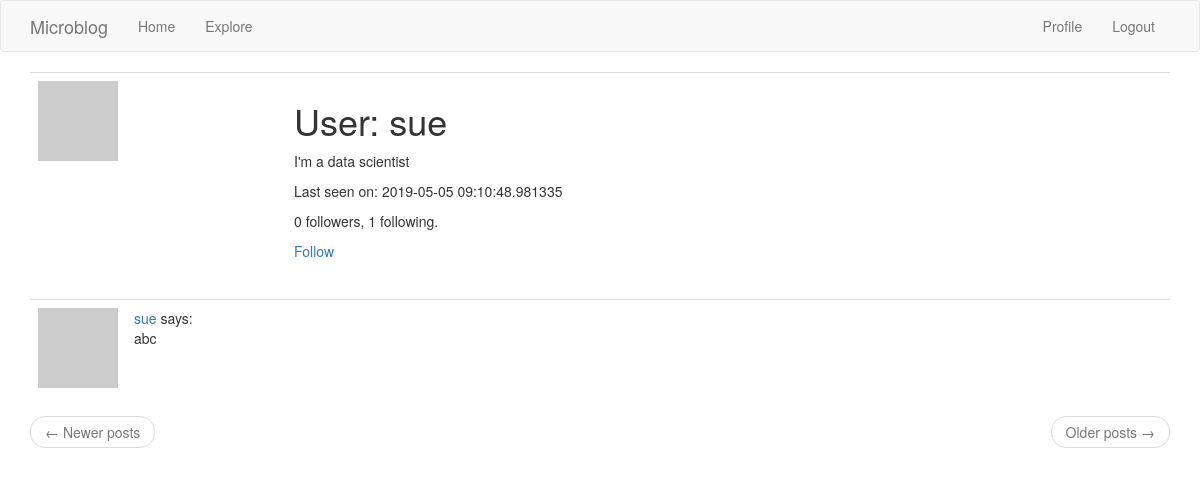
Before: /user/sue (signed in) with the older database file.
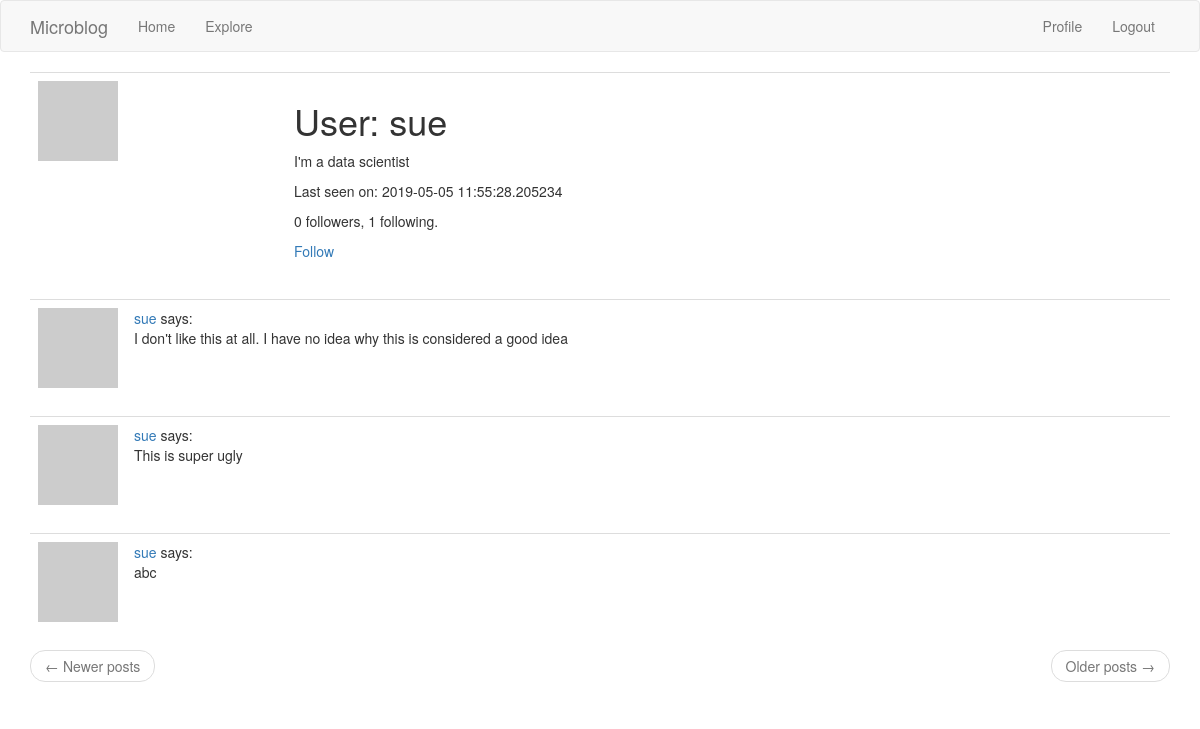
After: the same page with the newer database file.
### app/models.py (models this page shows, shortened)
class User(UserMixin, db.Model):
    id = db.Column(db.Integer, primary_key=True)
    username = db.Column(db.String(64), index=True, unique=True)
    email = db.Column(db.String(120), index=True, unique=True)
    password_hash = db.Column(db.String(128))
    posts = db.relationship('Post', backref='author', lazy='dynamic')
    about_me = db.Column(db.String(140))
    last_seen = db.Column(db.DateTime, default=datetime.utcnow)
    followed = db.relationship(
        'User', secondary=followers,
        primaryjoin=(followers.c.follower_id == id),
        secondaryjoin=(followers.c.followed_id == id),
        backref=db.backref('followers', lazy='dynamic'), lazy='dynamic')
    def avatar(self, size):
        digest = md5(self.email.lower().encode('utf-8')).hexdigest()
        return 'https://www.gravatar.com/avatar/{}?d=identicon&s={}'.format(
            digest, size
        )
    def is_following(self, user):
        return self.followed.filter(
            followers.c.followed_id == user.id).count() > 0

class Post(db.Model):
    id = db.Column(db.Integer, primary_key=True)
    body = db.Column(db.String(140))
    timestamp = db.Column(db.DateTime, index=True, default=datetime.utcnow)
    user_id = db.Column(db.Integer, db.ForeignKey('user.id'))

### app/routes.py (the view)
@app.route('/user/<username>')
@login_required
def user(username):
    user = User.query.filter_by(username=username).first_or_404()
    page = request.args.get('page', 1, type=int)
    posts = user.posts.order_by(Post.timestamp.desc()).paginate(
        page, app.config['POSTS_PER_PAGE'], False)
    next_url = url_for('user', username=user.username, page=posts.next_num) \
        if posts.has_next else None
    prev_url = url_for('user', username=user.username, page=posts.prev_num) \
        if posts.has_prev else None
    return render_template('user.html', user=user, posts=posts.items,
        next_url=next_url, prev_url=prev_url)

### app/models.py (called while the page is built)
@login.user_loader
def load_user(id):
    return User.query.get(int(id))

### app/routes.py (called while the page is built)
@app.before_request
def before_request():
    if current_user.is_authenticated:
        current_user.last_seen = datetime.utcnow()
        db.session.commit()

### app/templates/user.html
{% extends "base.html" %}
{% block app_content %}
    <table class="table table-hover">
        <tr>
            <td width="256px"><img src="{{ user.avatar(256) }}"></td>
            <td>
                <h1>User: {{ user.username }}</h1>
                {% if user.about_me %}<p>{{ user.about_me }}</p>{% endif %}
                {% if user.last_seen %}<p>Last seen on: {{ user.last_seen }}</p>{% endif %}
                <p>{{ user.followers.count() }} followers, {{ user.followed.count() }} following.</p>
                {% if user == current_user %}
                <p><a href="{{ url_for('edit_profile') }}">Edit your profile</a></p>
                {% elif not current_user.is_following(user) %}
                <p><a href="{{ url_for('follow', username=user.username) }}">Follow</a></p>
                {% else %}
                <p><a href="{{ url_for('unfollow', username=user.username) }}">Unfollow</a></p>
                {% endif %}
            </td>
        </tr>
    </table>
    {% for post in posts %}
        {% include '_post.html' %}
    {% endfor %}
    <nav aria-label="...">
        <ul class="pager">
            <li class="previous{% if not prev_url %} disabled{% endif %}">
                <a href="{{ prev_url or '#' }}">
                    <span aria-hidden="true">&larr;</span> Newer posts
                </a>
            </li>
            <li class="next{% if not next_url %} disabled{% endif %}">
                <a href="{{ next_url or '#' }}">
                    Older posts <span aria-hidden="true">&rarr;</span>
                </a>
            </li>
        </ul>
    </nav>
{% endblock %}

### app/templates/_post.html
<table class="table table-hover">
    <tr>
        <td width="70px">
            <a href="{{ url_for('user', username=post.author.username) }}">
                <img src="{{ post.author.avatar(36) }}" />
            </a>
        </td>
        <td>
            <a href="{{ url_for('user', username=post.author.username) }}">
                {{ post.author.username }}
            </a>
             says:
             <br>
             {{ post.body }}
        </td>
    </tr>
</table>

Changed rows visible on the page:
changed User "sue": last_seen "2019-05-05 09:10:48.981335" → "2019-05-05 11:55:28.205234"
added Post: author.username "sue", body "I don't like this at all. I have no idea why this is considered a good idea"
added Post: author.username "sue", body "This is super ugly"
